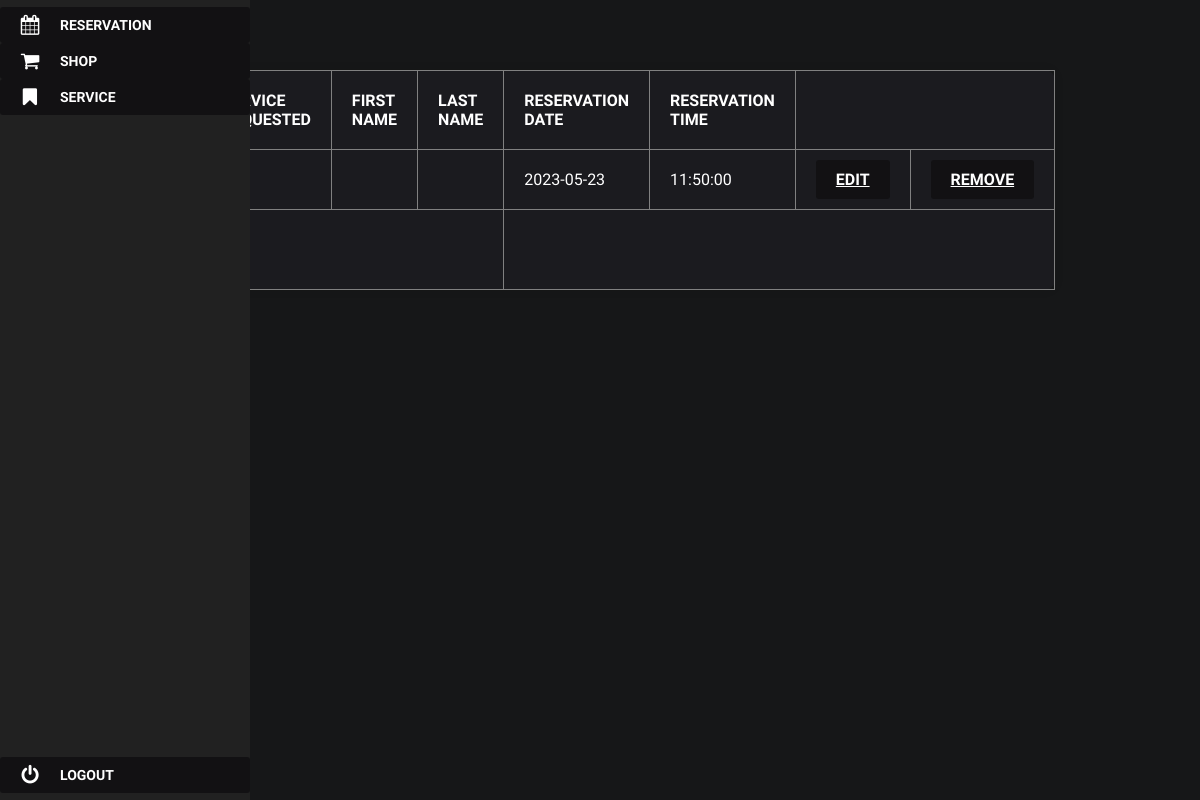
Page /Project/view/reservationManage.php on the earlier database version.
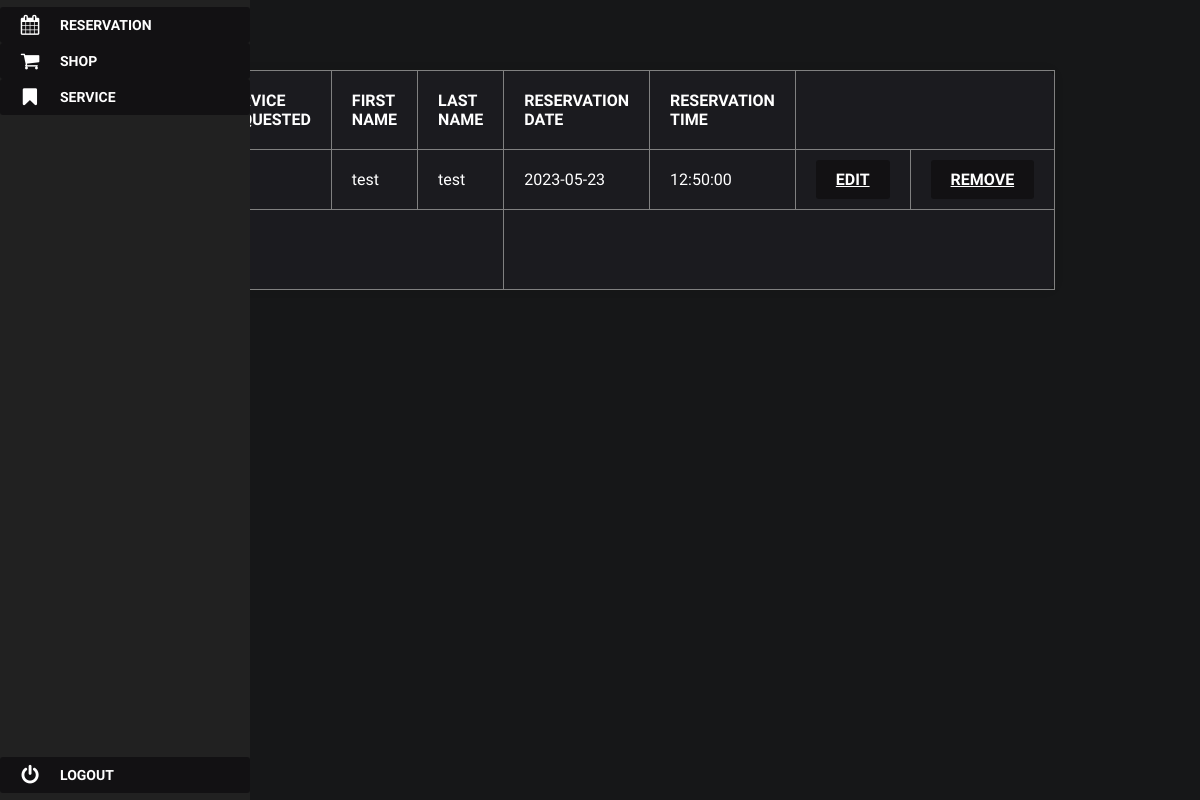
Same page on the later database version.
### tables this page shows
CREATE TABLE `reservation` (
  `id` int(11) NOT NULL,
  `request_id` int(11) NOT NULL,
  `first_name` varchar(30) DEFAULT NULL,
  `last_name` varchar(30) DEFAULT NULL,
  `date` date NOT NULL,
  `time` time NOT NULL
);

### Project/core/dbConnectionManager.php (called while the page is built, shortened)
<?php
class DBConnectionManager{
    private $dbConnection;
    function __construct() {
        $this->username = "root";
        $this->password = "";
        $this->server = "localhost";
        $this->dbname = "salon";
        try {
            $this->dbConnection = new \PDO("mysql:host=$this->server;dbname=$this->dbname", $this->username, $this->password);
        } catch(\PDOException $e) {
            print "Error!: " . $e->getMessage() . "<br/>";
        }
    }
    function getConnection() {
        return $this->dbConnection;
    }
}
?>

### Project/model/reservation.php (called while the page is built, shortened)
<?php
require_once(dirname(__DIR__) . "/core/dbconnectionmanager.php");
class Reservation
{
    private $dbConnection;
    function __construct() {
        $conManager = new \Database\DBConnectionManager();
        $this->dbConnection = $conManager->getConnection();
    }
    function getAll(){
        $query = "select * from reservation";
        $statement = $this->dbConnection->prepare($query);
        $statement->execute();
        $result = $statement->fetchAll();
        return $result;
    }
}

### Project/view/reservationManage.php (the view, shortened to what this page needs)
<head>
    <link rel="stylesheet" href="style/productDesign.css">
    <link rel="stylesheet" href="style/sidebar.css">
</head>
<?php
$reservation = new Reservation();
$reservations = $reservation->getAll();
$html = '<table border=1 id="reservationtable">';
$html .= "<th> ID </th>
          <th> Service Requested </th>
          <th> First Name </th>
          <th> Last Name </th>
          <th> Reservation Date </th>
          <th> Reservation Time </th>";
foreach ($reservations as $e) {
    $html .= '<tr>';
    $html .= '<td>' . $e['id'] . '</td>';
    $html .= '<td>' . $e['request_id'] . '</td>';
    $html .= '<td>' . $e['first_name'] . '</td>';
    $html .= '<td>' . $e['last_name'] . '</td>';
    $html .= '<td>' . $e['date'] . '</td>';
    $html .= '<td>' . $e['time'] . '</td>';
    $html .= '<td><a href="?resource=reservation&action=edit&row=' . $e['id'] . '"> Edit</a></td>';
    $html .= '<td><a href="?resource=reservation&action=remove&row=' . $e['id'] . '"> Remove</a></td>';
    $html .= '</tr>';
}
$html .= '<tr><td colspan="4" class="add_div"><button onclick="location.href=\'?resource=reservation&action=add\'">Add</button></td></tr>';
$html .= "</table>";
echo $html;
?>
<nav class="main-menu">
    <ul>
        <li>
            <a href="?resource=reservation&action=manage">
                <i class="fa fa-calendar fa-2x"></i>
                <span class="nav-text">
                        Reservation
                    </span>
            </a>
        </li>
        <li class="has-subnav">
            <a href="?resource=product&action=manage">
                <i class="fa fa-shopping-cart fa-2x"></i>
                <span class="nav-text">
                        Shop
                    </span>
            </a>
        </li>
        <li class="has-subnav">
            <a href="?resource=service&action=manage">
                <i class="fa fa-bookmark fa-2x"></i>
                <span class="nav-text">
                        Service
                    </span>
            </a>
        </li>
    </ul>
    <ul class="logout">
        <li>
            <a href="?resource=home&action=view&status=logout">
                <i class="fa fa-power-off fa-2x"></i>
                <span class="nav-text">
                        Logout
                    </span>
            </a>
        </li>
    </ul>
</nav>

Differences in the rows shown:
removed reservation: date "2023-05-23", time "11:50:00"
added reservation: first_name "test", last_name "test", date "2023-05-23", time "12:50:00"
